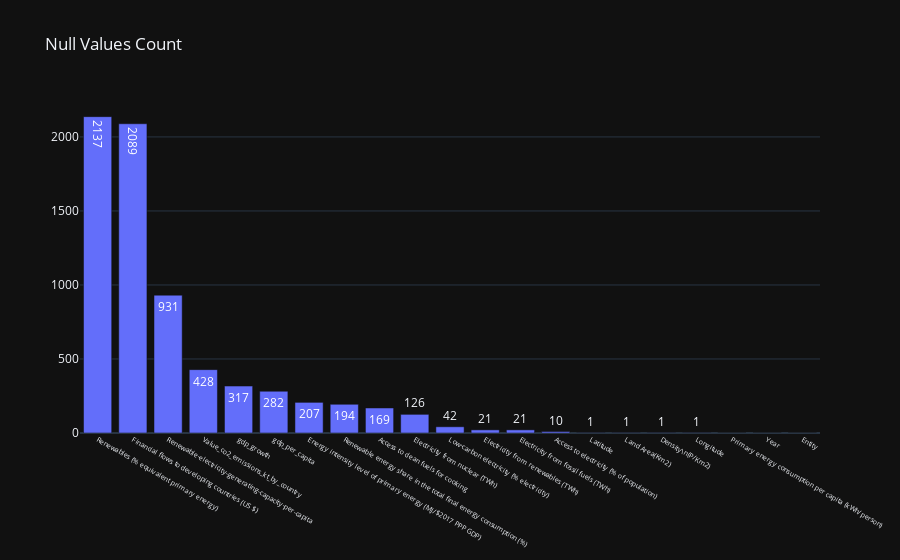

Write notebook code for a chart like this one.
### Code cell
fig_null_data = go.Figure()
fig_null_data.add_trace(go.Bar(
    x = nulldata.index,
    y = nulldata['Null Values'],
    text = nulldata['Null Values'],
    textposition = 'auto'
))
fig_null_data.update_layout(
    title = 'Null Values Count',
    xaxis_tickfont_size = 7,
    template = 'plotly_dark',
)
fig_null_data.show()

### Figure 1 — Plotly figure (JSON) as saved in the notebook; plotly's stock layout.template omitted (floating-point values rounded to 4 significant figures)
{"data": [{"text": [2137, 2089, 931, 428, 317, 282, 207, 194, 169, 126, 42, 21, 21, 10, 1, 1, 1, 1, 0, 0, 0], "textposition": "auto", "type": "bar", "x": ["Renewables (% equivalent primary energy)", "Financial flows to developing countries (US $)", "Renewable-electricity-generating-capacity-per-capita", "Value_co2_emissions_kt_by_country", "gdp_growth", "gdp_per_capita", "Energy intensity level of primary energy (MJ/$2017 PPP GDP)", "Renewable energy share in the total final energy consumption (%)", "Access to clean fuels for cooking", "Electricity from nuclear (TWh)", "Low-carbon electricity (% electricity)", "Electricity from renewables (TWh)", "Electricity from fossil fuels (TWh)", "Access to electricity (% of population)", "Latitude", "Land Area(Km2)", "Density\\n(P/Km2)", "Longitude", "Primary energy consumption per capita (kWh/person)", "Year", "Entity"], "y": [2137, 2089, 931, 428, 317, 282, 207, 194, 169, 126, 42, 21, 21, 10, 1, 1, 1, 1, 0, 0, 0]}], "layout": {"title": {"text": "Null Values Count"}, "xaxis": {"tickfont": {"size": 7}}}}
